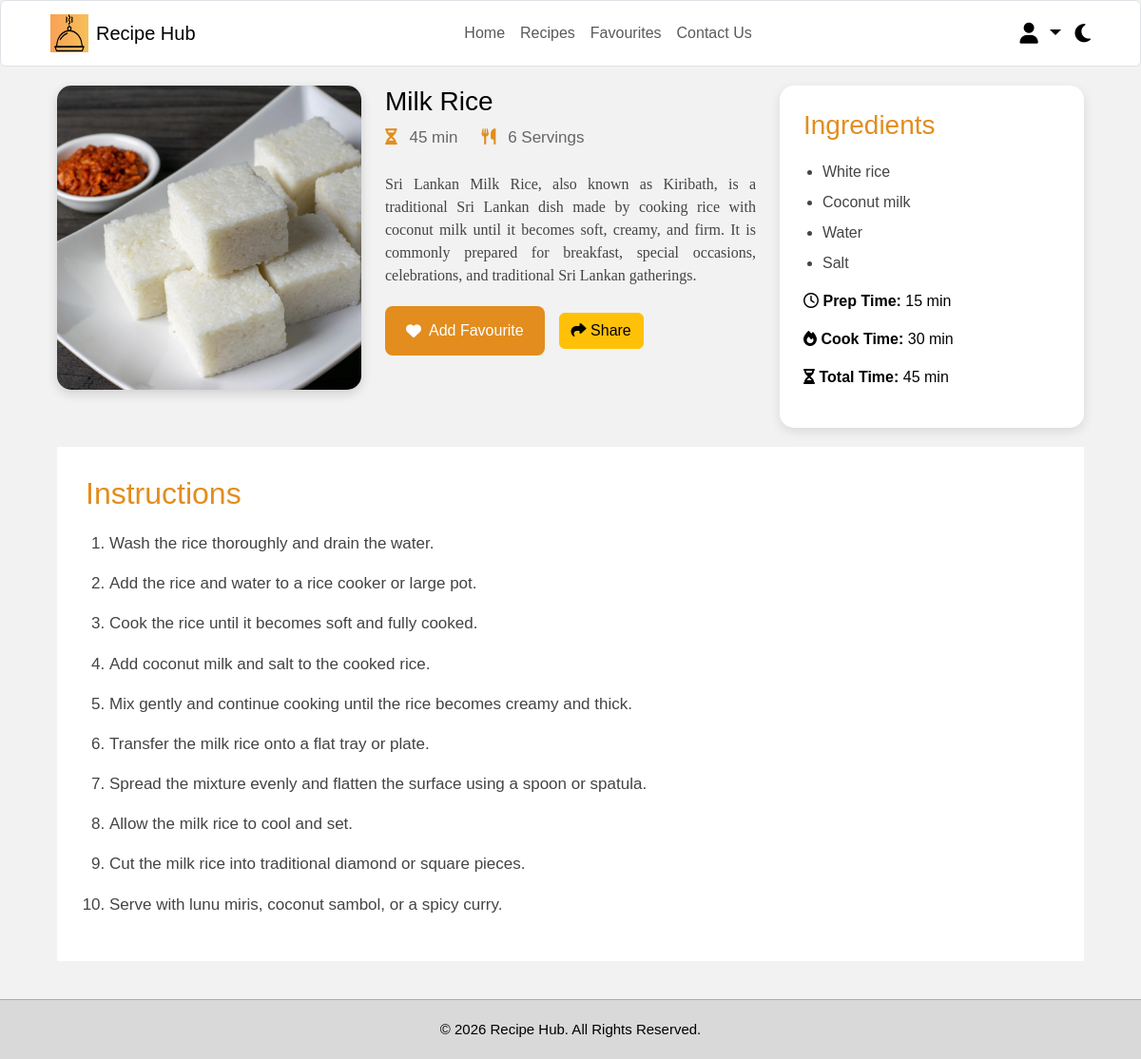
The app's page /recipe-details.php?recipe=milkrice (signed in) with its own data.
### tables this page shows
CREATE TABLE `recipes` (
  `id` int(11) NOT NULL,
  `recipe_key` varchar(100) DEFAULT NULL,
  `title` varchar(255) NOT NULL,
  `description` text DEFAULT NULL,
  `image` varchar(255) DEFAULT NULL,
  `ingredients` text NOT NULL,
  `instructions` text NOT NULL,
  `prep_time` varchar(50) DEFAULT NULL,
  `cook_time` varchar(50) DEFAULT NULL,
  `total_time` varchar(50) DEFAULT NULL,
  `servings` varchar(50) DEFAULT NULL,
  `user_id` int(11) DEFAULT NULL
);

### Recipe-Details.php (the view, shortened to what this page needs)
<?php
include "includes/db.php";
$recipeKey = isset($_GET["recipe"]) ? trim($_GET["recipe"]) : "";
$sql = "SELECT id, recipe_key, title, description, image,
               ingredients, instructions,
               prep_time, cook_time, total_time, servings
        FROM recipes
        WHERE recipe_key = ?";
$stmt = $conn->prepare($sql);
$stmt->execute([$recipeKey]);
$recipe = $stmt->fetch(PDO::FETCH_ASSOC);
$userId = $_SESSION["user_id"];
$sql = "SELECT id
        FROM favourites
        WHERE user_id = ?
        AND recipe_id = ?";
$stmt = $conn->prepare($sql);
$stmt->execute([
    $userId,
    $recipe["id"]
]);
$isFavourite = $stmt->fetch(PDO::FETCH_ASSOC);
?>
<!DOCTYPE html>
<html lang="en">
<head>
    <link
        rel="stylesheet"
        href="https://cdnjs.cloudflare.com/ajax/libs/font-awesome/6.5.0/css/all.min.css"
    >
    <link
        href="https://cdn.jsdelivr.net/npm/bootstrap@5.3.3/dist/css/bootstrap.min.css"
        rel="stylesheet"
    >
    <link rel="stylesheet" href="css/style.css">
</head>
<body>
<header>
    <nav class="navbar navbar-expand-lg bg-white border rounded">
        <div class="container-fluid">
            <a class="navbar-brand d-flex align-items-center"
               href="home.php">
                <img
                    src="Images/Logo/Recipe_Hub_logo.png"
                    width="40"
                    height="40"
                    class="me-2"
                    alt="Recipe Hub Logo"
                >
                <span>
                    Recipe Hub
                </span>
            </a>
            <div
                class="collapse navbar-collapse"
                id="navbarMenu"
            >
                <ul class="navbar-nav mx-auto">
                    <li class="nav-item">
                        <a
                            class="nav-link"
                            href="home.php"
                        >
                            Home
                        </a>
                    </li>
                    <li class="nav-item">
                        <a
                            class="nav-link"
                            href="recipes.php"
                        >
                            Recipes
                        </a>
                    </li>
                    <li class="nav-item">
                        <a
                            class="nav-link"
                            href="favourites.php"
                        >
                            Favourites
                        </a>
                    </li>
                    <li class="nav-item">
                        <a
                            class="nav-link"
                            href="Contacts.php"
                        >
                            Contact Us
                        </a>
                    </li>
                </ul>
                <div class="dropdown">
                    <a
                        href="#"
                        class="user-icon dropdown-toggle"
                        data-bs-toggle="dropdown"
                        aria-expanded="false"
                    >
                        <i class="fa-solid fa-user"></i>
                    </a>
                </div>
                <i class="fa-solid fa-moon mode-icon"></i>
            </div>
        </div>
    </nav>
</header>
<main>
    <section class="recipe-details">
        <div class="recipe-image">
            <img
                id="recipeImage"
                src="<?php echo htmlspecialchars($recipe["image"]); ?>"
                alt="<?php echo htmlspecialchars($recipe["title"]); ?>"
            >
        </div>
        <div class="recipe-content">
            <h3 id="recipeTitle">
                <?php echo htmlspecialchars($recipe["title"]); ?>
            </h3>
            <div class="recipe-meta">
                <span>
                    <i class="fa-solid fa-hourglass-half"></i>
                    <?php echo htmlspecialchars($recipe["total_time"]); ?>
                </span>
                <span>
                    <i class="fa-solid fa-utensils"></i>
                    <?php echo htmlspecialchars($recipe["servings"]); ?>
                </span>
            </div>
            <p id="recipeDescription">
                <?php echo htmlspecialchars($recipe["description"]); ?>
            </p>
            <div class="favourite-actions">
    <?php if ($isFavourite): ?>
        <form method="POST" action="Favourites.php">
            <input
                type="hidden"
                name="recipe_id"
                value="<?php echo $recipe["id"]; ?>"
            >
            <input
                type="hidden"
                name="action"
                value="remove"
            >
            <button
                type="submit"
                class="fav-btn"
            >
                <i class="fa-solid fa-heart-crack"></i>
                Remove Favourite
            </button>
        </form>
    <?php else: ?>
        <form method="POST" action="Favourites.php">
            <button
                type="submit"
                class="fav-btn"
            >
                <i class="fa-solid fa-heart"></i>
                Add Favourite
            </button>
        </form>
    <?php endif; ?>
    <button
        id="shareRecipeBtn"
        class="btn btn-warning"
        type="button"
    >
        <i class="fa-solid fa-share"></i>
        Share
    </button>
</div>
        </div>
        <aside class="ingredients-box">
            <h2>
                Ingredients
            </h2>
            <ul id="recipeIngredients">
            <?php
                $ingredients = preg_split('/\r\n|\r|\n|,/', $recipe["ingredients"]);
            foreach ($ingredients as $ingredient):
             $ingredient = trim($ingredient);
             if ($ingredient !== ""):
                ?>
        <li>
            <?php echo htmlspecialchars($ingredient); ?>
        </li>
    <?php
        endif;
    endforeach;
    ?>
</ul>
            <div class="recipe-info">
                <p>
                    <i class="fa-regular fa-clock"></i>
                    <strong>Prep Time:</strong>
                    <?php echo htmlspecialchars($recipe["prep_time"]); ?>
                </p>
                <p>
                    <i class="fa-solid fa-fire"></i>
                    <strong>Cook Time:</strong>
                    <?php echo htmlspecialchars($recipe["cook_time"]); ?>
                </p>
                <p>
                    <i class="fa-solid fa-hourglass-half"></i>
                    <strong>Total Time:</strong>
                    <?php echo htmlspecialchars($recipe["total_time"]); ?>
                </p>
            </div>
        </aside>
    </section>
    <section class="instructions">
        <h2>
            Instructions
        </h2>
        <ol id="recipeInstructions">
    <?php
    $instructions = preg_split(
        '/\r\n|\r|\n/',
        $recipe["instructions"]
    );
    foreach ($instructions as $instruction):
        $instruction = trim($instruction);
        if ($instruction !== ""):
    ?>
        <li>
            <?php echo htmlspecialchars($instruction); ?>
        </li>
    <?php
        endif;
    endforeach;
    ?>
</ol>
    </section>
</main>
<footer>
    © 2026 Recipe Hub. All Rights Reserved.
</footer>
</body>
</html>

### css/Style.css (style rules this page uses)
* { margin:0; padding:0; box-sizing:border-box; font-family:Arial, Helvetica, sans-serif; }
body { background:#f2f2f2; min-height:100vh; color:black; display:flex; flex-direction:column; }
main { flex:1; }
footer { margin-top:auto; }
body { background:#f2f2f2; min-height:100vh; color:black; }
img { max-width:100%; }
a { text-decoration:none; }
header .navbar { height:70px; padding:8px 40px; background:white; border:1px solid #ddd; border-radius:10px; }
.user-icon, .mode-icon { font-size:22px; cursor:pointer; transition:0.3s; margin-left:15px; }
.recipe-details { display:grid; grid-template-columns:320px 1fr 320px; gap:25px; padding:20px 60px 20px; align-items:start; }
.recipe-image img { width:100%; height:320px; object-fit:cover; border-radius:15px; box-shadow:0 4px 12px rgba(0,0,0,0.15); }
.recipe-meta { display:flex; gap:25px; margin-bottom:25px; color:#666; font-size:17px; }
.recipe-meta i { color:#E28D1E; margin-right:8px; }
.recipe-content p { font-size:16px; line-height:1.5; font-family: "Georgia", serif;; color:#444; text-align:justify; }
.fav-btn, .share-btn { width:auto; padding:14px 22px; background:#E28D1E; color:white; border:none; border-radius:8px; font-size:16px; cursor:pointer; }
.ingredients-box { background:white; padding:25px; border-radius:15px; box-shadow:0 4px 12px rgba(0,0,0,0.1); }
.ingredients-box h2 { color:#E28D1E; font-size:28px; margin-bottom:20px; }
.ingredients-box ul { padding-left:20px; }
.ingredients-box li { margin-bottom:8px; color:#444; font-size:16px; }
.instructions { margin:0 60px 40px; background:white; padding:30px; }
.instructions h2 { font-size:32px; margin-bottom:20px; color:#E28D1E; }
.instructions ol { padding-left:25px; }
.instructions li { margin-bottom:15px; font-size:17px; line-height:1.6; color:#444; }
footer { width:100%; background:#D9D9D9; color:black; text-align:center; padding:20px; border-top:1px solid #aaa; font-size:15px; }
.dropdown .user-icon { color:black; font-size:22px; cursor:pointer; text-decoration:none; }
.favourite-actions { display: flex; align-items: center; gap: 15px; margin-top: 20px; }
.favourite-actions .fav-btn { display: inline-flex; align-items: center; justify-content: center; gap: 8px; text-decoration: none; cursor: pointer; }

### records on screen
recipes: image (picture), title "Milk Rice", total_time "45 min", servings "6 Servings", description "Sri Lankan Milk Rice, also known as Kiribath, is a traditional Sri Lankan dish made by cooking rice with coconut milk until it becomes soft, creamy, and firm. It is commonly prepared for breakfast, special occasions, celebrations, and traditional Sri Lankan gatherings.", ingredients "White rice", ingredients "Coconut milk", ingredients "Water", ingredients "Salt", prep_time "15 min", cook_time "30 min", instructions "Wash the rice thoroughly and drain the water.", instructions "Add the rice and water to a rice cooker or large pot.", instructions "Cook the rice until it becomes soft and fully cooked.", instructions "Add coconut milk and salt to the cooked rice.", instructions "Mix gently and continue cooking until the rice becomes creamy and thick.", instructions "Transfer the milk rice onto a flat tray or plate.", instructions "Spread the mixture evenly and flatten the surface using a spoon or spatula.", instructions "Allow the milk rice to cool and set.", instructions "Cut the milk rice into traditional diamond or square pieces.", instructions "Serve with lunu miris, coconut sambol, or a spicy curry."
